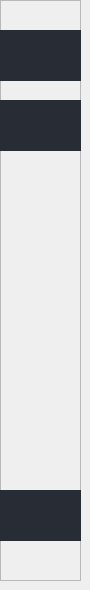
     <widget class="QWidget" name="page_8">
      <widget class="QFrame" name="frame_19">
       <property name="geometry">
        <rect>
         <x>0</x>
         <y>0</y>
         <width>81</width>
         <height>581</height>
        </rect>
       </property>
       <property name="frameShape">
        <enum>QFrame::StyledPanel</enum>
       </property>
       <property name="frameShadow">
        <enum>QFrame::Raised</enum>
       </property>
       <widget class="QPushButton" name="pushButton_7">
        <property name="geometry">
         <rect>
          <x>0</x>
          <y>30</y>
          <width>91</width>
          <height>51</height>
         </rect>
        </property>
        <property name="cursor">
         <cursorShape>PointingHandCursor</cursorShape>
        </property>
        <property name="styleSheet">
         <string notr="true">QPushButton {
	/*background-image: url(c:/Users/user/Documents/Ressources_Humaines/icons/16x16/cil-user.png);*/
	background-position: center;
	background-repeat: no-reperat;
	border: none;
	background-color: rgb(40, 44, 52);
}
QPushButton:hover {
	background-color: rgb(33, 37, 43);
}
QPushButton:pressed {	
	background-color: rgb(85, 170, 255);
}</string>
        </property>
        <property name="text">
         <string/>
        </property>
       </widget>
       <widget class="QPushButton" name="pushButton_8">
        <property name="geometry">
         <rect>
          <x>0</x>
          <y>100</y>
          <width>91</width>
          <height>51</height>
         </rect>
        </property>
        <property name="cursor">
         <cursorShape>PointingHandCursor</cursorShape>
        </property>
        <property name="styleSheet">
         <string notr="true">QPushButton {
	/*background-image: url(c:/Users/user/Documents/Ressources_Humaines/icons/16x16/cil-file.png);*/
	background-position: center;
	background-repeat: no-reperat;
	border: none;
	background-color: rgb(40, 44, 52);
}
QPushButton:hover {
	background-color: rgb(33, 37, 43);
}
QPushButton:pressed {	
	background-color: rgb(85, 170, 255);
}</string>
        </property>
        <property name="text">
         <string/>
        </property>
       </widget>
       <widget class="QPushButton" name="pushButton_11">
        <property name="geometry">
         <rect>
          <x>0</x>
          <y>490</y>
          <width>91</width>
          <height>51</height>
         </rect>
        </property>
        <property name="styleSheet">
         <string notr="true">QPushButton {
	/*background-image: url(c:/Users/user/Documents/Ressources_Humaines/icons/16x16/cil-file.png);*/
	background-position: center;
	background-repeat: no-reperat;
	border: none;
	background-color: rgb(40, 44, 52);
}
QPushButton:hover {
	background-color: rgb(33, 37, 43);
}
QPushButton:pressed {	
	background-color: rgb(85, 170, 255);
}</string>
        </property>
        <property name="text">
         <string/>
        </property>
       </widget>
      </widget>
     </widget>
